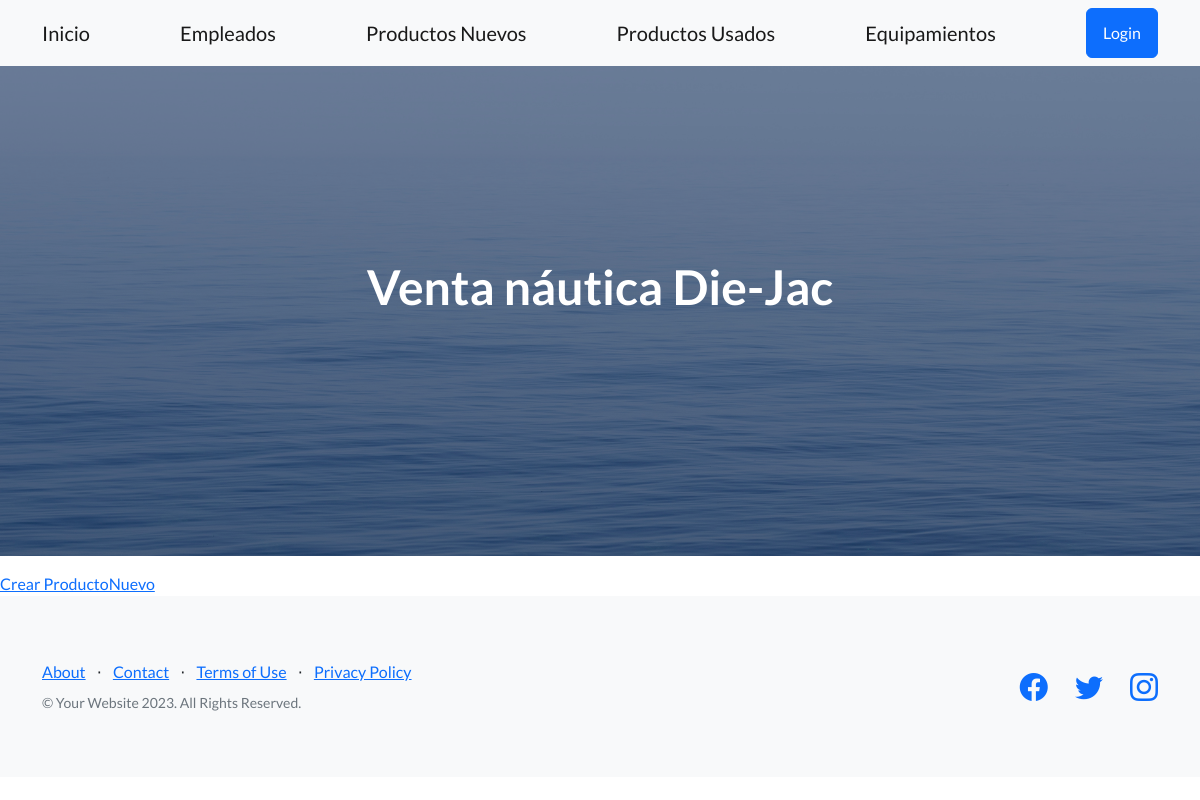
Page /AppProyectoFinal/ListaProductosNuevos/ on the earlier database version.
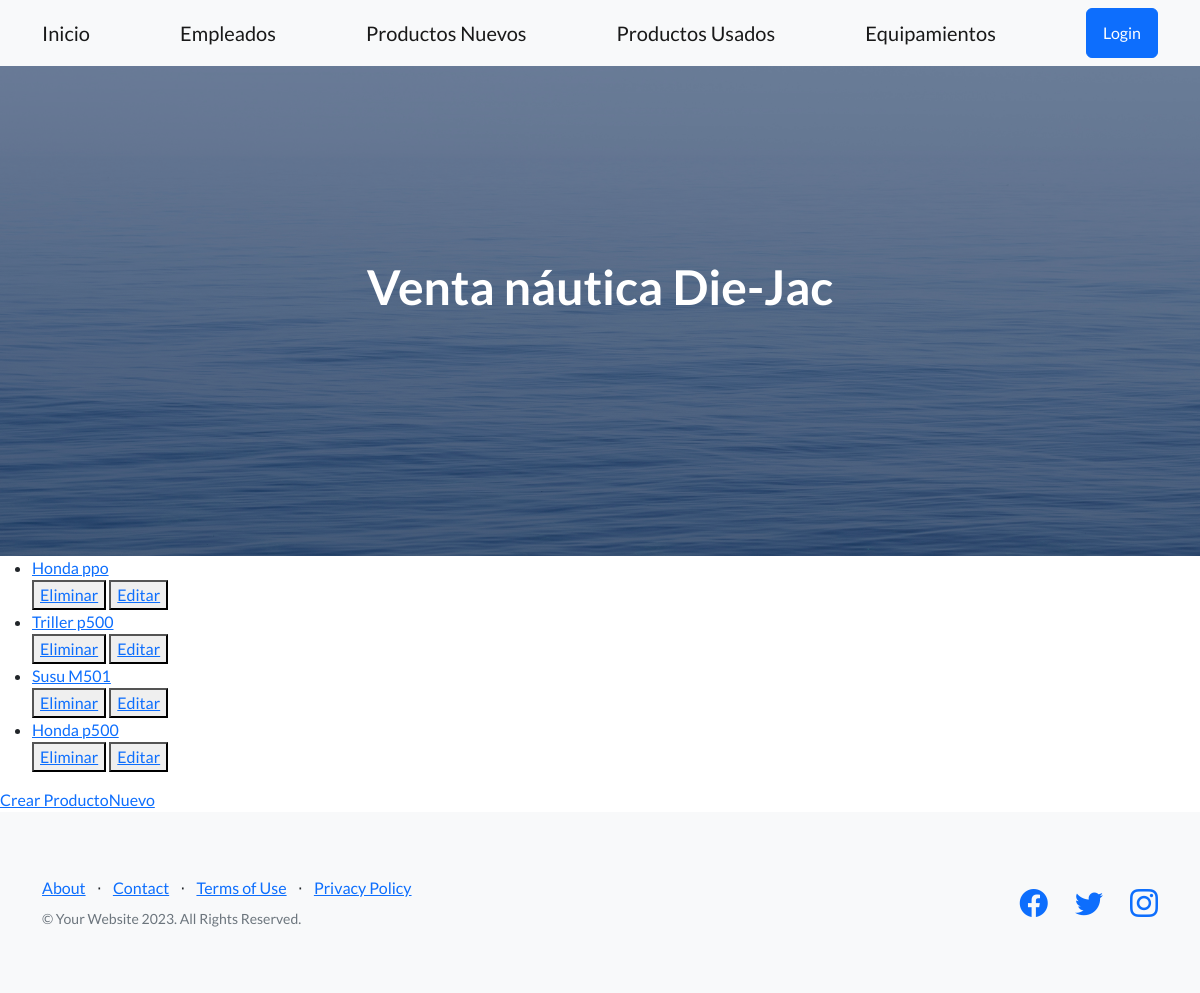
Same page on the later database version.
### AppProyectoFinal/models.py (models this page shows)
class ProductosNuevos(models.Model):
    marca = models.CharField(max_length=50)
    version = models.CharField(max_length=50)
    largo = models.IntegerField()
    def __str__(self):
        return f'{self.marca} {self.version}'

### AppProyectoFinal/views.py (the view)
# urls.py: path('ListaProductosNuevos/', ProductosNuevosList.as_view(), name='ListaProductosNuevos'),
class ProductosNuevosList(ListView):
    model = ProductosNuevos
    template_name = "ProductosNuevos_list.html"
    context_object_name = "ProductosNuevos"

### AppProyectoFinal/templates/ProductosNuevos_list.html
{% extends 'padre.html' %}
{% block ContenidoQueCambia %}
    <ul>
        {% for ProductoNuevo in ProductosNuevos %}
            <li>
                <a href="{% url 'DetalleProductosNuevos' ProductoNuevo.id %}">{{ ProductoNuevo }}</a>
            </li>
            <div>
                <button>
                    <a href="{% url 'EliminarProductosNuevos' ProductoNuevo.id %}">Eliminar</a>
                </button>
                <button>
                    <a href="{% url 'ActualizarProductosNuevos' ProductoNuevo.id %}">Editar</a>
                </button>
            </div>
        {% endfor %}
    </ul>
    <a href="{% url 'CrearProductosNuevos' %}">Crear ProductoNuevo</a>
{% endblock ContenidoQueCambia %}

### AppProyectoFinal/templates/Padre.html (shortened to what this page needs)
<!DOCTYPE html>
<html lang="en">
    <head>
        {% load static %}
        <link href="https://cdn.jsdelivr.net/npm/bootstrap-icons@1.5.0/font/bootstrap-icons.css" rel="stylesheet" type="text/css" />
        <link href="{% static 'css/styles.css' %}" rel="stylesheet" />
    </head>
    <body>
        <nav class="navbar navbar-light bg-light static-top">
            <div class="container">
                <a class="navbar-brand" href="{% url 'inicio' %}">Inicio</a>
                <a class="navbar-brand" href="{% url 'listaEmpleados' %}">Empleados</a>
                <a class="navbar-brand" href="{% url 'ListaProductosNuevos' %}">Productos Nuevos</a>
                <a class="navbar-brand" href="{% url 'ListaProductosUsados' %}">Productos Usados</a>
                <a class="navbar-brand" href="{% url 'ListaEquipamiento' %}">Equipamientos</a>
                {% if user.is_authenticated %}
                    <p>Bienvenido {{user.username}}</p>
                    <a class="btn btn-primary" href="{% url 'Logout' %}">Logout</a>
                {% else %}
                    <a class="btn btn-primary" href="{% url 'Login' %}">Login</a>
                {% endif %}
            </div>
        </nav>
        <header class="masthead">
            <div class="container position-relative">
                <div class="row justify-content-center">
                    <div class="col-xl-6">
                        <div class="text-center text-white">
                            <h1 class="mb-5">Venta náutica Die-Jac</h1>
                        </div>
                    </div>
                </div>
            </div>
        </header>
        {% block ContenidoQueCambia %}
        {% endblock ContenidoQueCambia %}
        <footer class="footer bg-light">
            <div class="container">
                <div class="row">
                    <div class="col-lg-6 h-100 text-center text-lg-start my-auto">
                        <ul class="list-inline mb-2">
                            <li class="list-inline-item"><a href="#!">About</a></li>
                            <li class="list-inline-item">⋅</li>
                            <li class="list-inline-item"><a href="#!">Contact</a></li>
                            <li class="list-inline-item">⋅</li>
                            <li class="list-inline-item"><a href="#!">Terms of Use</a></li>
                            <li class="list-inline-item">⋅</li>
                            <li class="list-inline-item"><a href="#!">Privacy Policy</a></li>
                        </ul>
                        <p class="text-muted small mb-4 mb-lg-0">&copy; Your Website 2023. All Rights Reserved.</p>
                    </div>
                    <div class="col-lg-6 h-100 text-center text-lg-end my-auto">
                        <ul class="list-inline mb-0">
                            <li class="list-inline-item me-4">
                                <a href="#!"><i class="bi-facebook fs-3"></i></a>
                            </li>
                            <li class="list-inline-item me-4">
                                <a href="#!"><i class="bi-twitter fs-3"></i></a>
                            </li>
                            <li class="list-inline-item">
                                <a href="#!"><i class="bi-instagram fs-3"></i></a>
                            </li>
                        </ul>
                    </div>
                </div>
            </div>
        </footer>
    </body>
</html>

Differences in the rows shown:
added ProductosNuevos: marca+version "Honda ppo"
added ProductosNuevos: marca+version "Triller p500"
added ProductosNuevos: marca+version "Susu M501"
added ProductosNuevos: marca+version "Honda p500"
